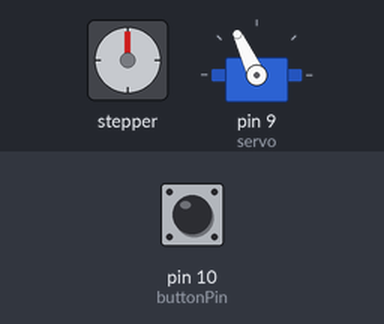
Bench run of a sketch on a simulated Arduino Uno, built with avr-gcc and run on an emulated ATmega328P. Parts: stepper motor, servo. Wiring (inferred from the names in the program): stepper motor (200 steps per turn assumed): coils pin 2, pin 3, pin 4, pin 5. The inputs (shaded band) are chosen by the test bench; at power-on: pin 10 (buttonPin) LOW. Random numbers use the default seed unless the sketch sets one.

Above: at 2.8 s.
2.9 s: pin 10 (buttonPin) pulled HIGH for 0.15 s
At 5.66 s:
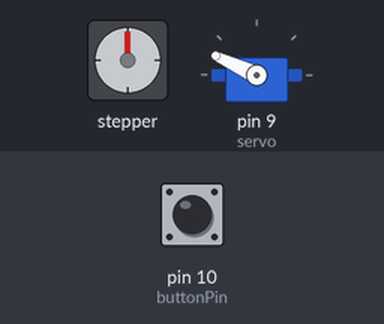
Timing chart, 0 to 10.9 s (numbered marks = the images above; inputs shaded):
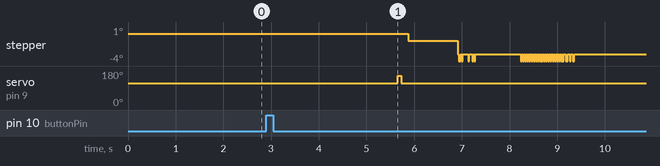

The sketch:

a_plotter_sketch-wandering_line.ino
```cpp
#include <Servo.h>

#define x_step 4
#define x_dir 5
#define y_step 2
#define y_dir 3

const int buttonPin = 10;
int buttonState = 0;
bool printAborted = false;

Servo servo;
bool pen_engaged;

int pen_x = 0;
int pen_y = 0;

// max width: 32000
// max height: 28000

int width = 30000; //X-axis (rail)
int height = 26000; //Y-axis (board)
int margin = 2000;


void setup() {
  Serial.begin(9600);

  servo.attach(9);
  raise_pen();
  delay(2000);

  pinMode(x_step, OUTPUT);
  pinMode(x_dir, OUTPUT);
  pinMode(y_step, OUTPUT);
  pinMode(y_dir, OUTPUT);

  pinMode(buttonPin, INPUT);

  for(int i=0; i<30; i++){
    int t = random(0,10);
  }

  //perimeter();

  for(int i=0; i<100; i++){
    if(printAborted == false){

      int x = random(margin*2,width-margin*2);
      int y = random(margin*2,height-margin*2);

      int len = random(100,500);

      float frq = 0.02+random(-0.015,0.015);
      float ang = random(-TWO_PI,TWO_PI);
      float newAng = random(-TWO_PI,TWO_PI);

      moveToPoint(x,y);
      lower_pen();

      for( int e=0; e<len; e++){
          if(e%10==0){
            newAng = random(-TWO_PI,TWO_PI);
          }
          ang = lerp(ang, newAng, frq);
          x += sin(ang)*40;
          y += cos(ang)*40;
          if(x>margin && x<width-margin && y>margin && y<height-margin && printAborted==false){
            plotLineCont(pen_x, pen_y, x, y);
          }else{break;}
      }
      raise_pen();
    }else{break;};
  }

  returnToHome();
}


void loop() {

}
```

b_plotter_shapes.ino
```cpp
void grid(int X, int Y, int SPACE, int COL,int ROW){

  int xnum = COL;
  int ynum = ROW;

    int w = SPACE*COL;
  int h = SPACE*ROW;

    for(int i=0;i<=xnum;i++){
      if(printAborted==false){
          moveToPoint(X+i*SPACE,Y);
          lower_pen();
          moveToPoint(X+i*SPACE,Y+h);
          raise_pen();
      }else{break;}
    }
    for(int i=0;i<=ynum;i++){
      if(printAborted==false){
          moveToPoint(X,i*SPACE+Y);
          lower_pen();
          moveToPoint(X+w,i*SPACE+Y);
          raise_pen();
      }else{break;}
    }
}

void plotLineCont(int X1,int Y1,int X2,int Y2){

  int xdiff = X2-X1;
  int ydiff = Y2-Y1;
  float hypo = sqrt(pow(xdiff,2)+pow(ydiff,2));

  float x_space = xdiff/hypo;

  float y_space = ydiff/hypo;

  for(int s=1; s<hypo; s++){
    int X = X1+(x_space*s);
    int Y = Y1+(y_space*s);
    if(X>margin && X<width-margin && Y>margin && Y<height-margin && printAborted==false){
      moveToPoint(X,Y);
    }else{break;}
  }
}
```

c_plotter_basic_func.ino
```cpp
void perimeter(){
  int len = 100;

  moveToPoint(0,0);

  moveToPoint(0,height-len);
  lower_pen();
  moveToPoint(0,height);
  moveToPoint(len,height);
  raise_pen();

  moveToPoint(width-len,height);
  lower_pen();
  moveToPoint(width,height);
  moveToPoint(width,height-len);
  raise_pen();

  moveToPoint(width,len);
  lower_pen();
  moveToPoint(width,0);
  moveToPoint(width-len,0);
  raise_pen();


  moveToPoint(len,0);
  lower_pen();
  moveToPoint(0,0);
  moveToPoint(0,len);
  raise_pen();

  moveToPoint(0,0);
}

float lerp(float v1, float v2, float inc){
  return v1+((v2 - v1)*inc);
}

void moveToPointDraw(int X,int Y){
    int MIN = 200;
    int MAX = 50;
    float acc = 1.05;
    int target_x = X;
    int x_diff = pen_x-target_x;
    int x_distance = sqrt(pow(pen_x-target_x,2));
    pen_x = target_x;
    if(x_diff>0){
      digitalWrite(x_dir,LOW);
    }else{
      digitalWrite(x_dir,HIGH);
    }
    float v = MIN;
    int c = 0;
    for(int q=0;q<x_distance;q++){
      if( q<(x_distance/2) && v>MAX){
        c++;
        v /= acc;
      }else if(q>=(x_distance-c) && v<MIN){
        v *= acc;
      }
      stepPen(x_step,v);
    }

    int target_y = Y;
    int y_diff = pen_y-target_y;
    int y_distance = sqrt(pow(pen_y-target_y,2));
    pen_y = target_y;

    if(y_diff>0){
      digitalWrite(y_dir,HIGH);
    }else{
      digitalWrite(y_dir,LOW);
    }
    v = MIN;
    c = 0;
    for(int q=0;q<y_distance;q++){
      if(q<(y_distance/2) && v>MAX){
        c++;
        v /= acc;
      }else if(q >=(y_distance-c) && v<MIN){
        v *= acc;
      }
      stepPen(y_step,v);
    }
}

void moveToPoint(int X,int Y){
    int MIN = 400;
    int MAX = 50;
    float acc = 1.0025;
    int target_x = X;
    int x_diff = pen_x-target_x;
    int x_distance = sqrt(pow(pen_x-target_x,2));
    pen_x = target_x;
    if(x_diff>0){
      digitalWrite(x_dir,LOW);
    }else{
      digitalWrite(x_dir,HIGH);
    }
    float v = MIN;
    int c = 0;
    for(int q=0;q<x_distance;q++){
      if( q<(x_distance/2) && v>MAX){
        c++;
        v /= acc;
      }else if(q>=(x_distance-c) && v<MIN){
        v *= acc;
      }
      stepPen(x_step,v);
    }

    int target_y = Y;
    int y_diff = pen_y-target_y;
    int y_distance = sqrt(pow(pen_y-target_y,2));
    pen_y = target_y;

    if(y_diff>0){
      digitalWrite(y_dir,HIGH);
    }else{
      digitalWrite(y_dir,LOW);
    }
    v = MIN;
    c = 0;
    for(int q=0;q<y_distance;q++){
      if(q<(y_distance/2) && v>MAX){
        c++;
        v /= acc;
      }else if(q >=(y_distance-c) && v<MIN){
        v *= acc;
      }
      stepPen(y_step,v);
    }
}


void returnToHome(){
  raise_pen();
  moveToPoint(0,0);
}

void raise_pen(){
  servo.write(115);
  pen_engaged = false;
  delay(75);
}
void lower_pen(){
  servo.write(155);
  pen_engaged = true;
  delay(75);
}

void toggle_pen(){
  if(pen_engaged==false){
    lower_pen();
  }else{
    raise_pen();
  }
}

void stepPen(int pin, int s){
    abortCheck();
    digitalWrite(pin, HIGH);
    delayMicroseconds(s);
    digitalWrite(pin, LOW);
    delayMicroseconds(s);
}

void abortCheck(){
   buttonState = digitalRead(buttonPin);
   if (buttonState == HIGH) {
   printAborted = true;
  }
}
```
